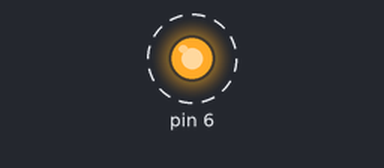
Bench run of a sketch on a simulated Arduino Uno, built with avr-gcc and run on an emulated ATmega328P. Shown: output pins drawn as LEDs (lit = HIGH). Dashed ring = blinking.

Above: at 0.5 s.
Timing chart, 0 to 4.6 s (numbered marks = the images above):
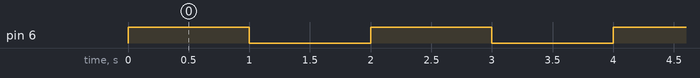

The sketch:

wdfer.ino
```cpp
/**
 * Blinking ligt using only method calls in loop
 * @auhtor Jahn-Willy Nøstdahl
 */
int I = (2, 6);
const int LED_PIN(I);
const int WAIT_ONE_SEC = 1000;

void setup()
{
    pinMode(LED_PIN, OUTPUT);
}

void loop()
{
    turnLedOn();
    waitOneSec();
    turnLedOff();
    waitOneSec();
}

void turnLedOn()
{
digitalWrite(LED_PIN, HIGH);
}

void turnLedOff()
{
  digitalWrite(LED_PIN, LOW);
}

void waitOneSec()
{
  delay(WAIT_ONE_SEC);
}
```

Measured:
- by itself, pin 6: alternates HIGH for 1.0 s and LOW for 1.0 s
